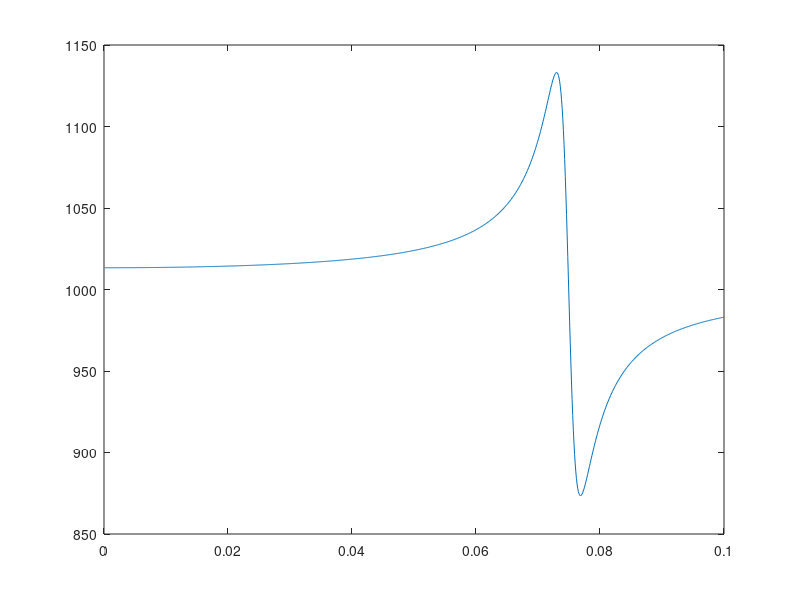

This figure's MATLAB source:
clc;
clear all;

eV_um_scale = 1.0/1.23984193;
Cu_plasma_frq = 10.83*eV_um_scale;
Cu_f0 = 0.575;
Cu_frq0 = 1e-10;
Cu_gam0 = 0.030*eV_um_scale;
Cu_sig0 = Cu_f0*(Cu_plasma_frq*Cu_plasma_frq)/(Cu_frq0*Cu_frq0);
Cu_f1 = 0.061;
Cu_frq1 = 0.291*eV_um_scale;
Cu_gam1 = 0.378*eV_um_scale;
Cu_sig1 = Cu_f1*(Cu_plasma_frq*Cu_plasma_frq)/(Cu_frq1*Cu_frq1);
Cu_f2 = 0.104;
Cu_frq2 = 2.957*eV_um_scale;      
Cu_gam2 = 1.056*eV_um_scale;
Cu_sig2 = Cu_f2*(Cu_plasma_frq*Cu_plasma_frq)/(Cu_frq2*Cu_frq2);
Cu_f3 = 0.723;
Cu_frq3 = 5.300*eV_um_scale;      
Cu_gam3 = 3.213*eV_um_scale;
Cu_sig3 = Cu_f3*(Cu_plasma_frq*Cu_plasma_frq)/(Cu_frq3*Cu_frq3);
Cu_f4 = 0.638;
Cu_frq4 = 11.18*eV_um_scale;
Cu_gam4 = 4.305*eV_um_scale;
Cu_sig4 = Cu_f4*(Cu_plasma_frq*Cu_plasma_frq)/(Cu_frq4*Cu_frq4);
sigma_Cu=Cu_sig0;

um_scale=1000;
NiFe_frq = 1/(0.0838297450980392*um_scale);
NiFe_gam = 1/(0.259381156903766*um_scale);
NiFe_sig = 1;
mu0=1000;
sigmab=0;
sigma0=NiFe_sig;
omega0=2*pi*NiFe_frq;
gamma0=NiFe_gam;
n=1;
for omega=0:0.0001:0.1
    mu(n)=(1+(i*sigmab/omega))*(mu0+(sigma0*omega0)/(omega0*omega0-omega*omega-i*omega*gamma0));
    n=n+1;
end
plot(0:0.0001:0.1,mu)


% eps0=1;
% sigmad=1000;
% n=1;
% sum=0;
% for omega=0:0.0001:0.01
%     sum=0;
%     sum=sum+(Cu_sig0*2*pi*Cu_frq0)/(2*pi*Cu_frq0*2*pi*Cu_frq0-omega*omega-i*omega*Cu_gam0);
%     sum=sum+(Cu_sig1*2*pi*Cu_frq1)/(2*pi*Cu_frq1*2*pi*Cu_frq1-omega*omega-i*omega*Cu_gam1);
%     sum=sum+(Cu_sig2*2*pi*Cu_frq2)/(2*pi*Cu_frq2*2*pi*Cu_frq2-omega*omega-i*omega*Cu_gam2);
%     sum=sum+(Cu_sig3*2*pi*Cu_frq3)/(2*pi*Cu_frq3*2*pi*Cu_frq3-omega*omega-i*omega*Cu_gam3);
%     sum=sum+(Cu_sig4*2*pi*Cu_frq4)/(2*pi*Cu_frq4*2*pi*Cu_frq4-omega*omega-i*omega*Cu_gam4);
%     
%     eps(n)=(1+(i*sigmad/omega))*(eps0+sum);
%     n=n+1;
% end
% plot(0:0.0001:0.01,abs(eps))
